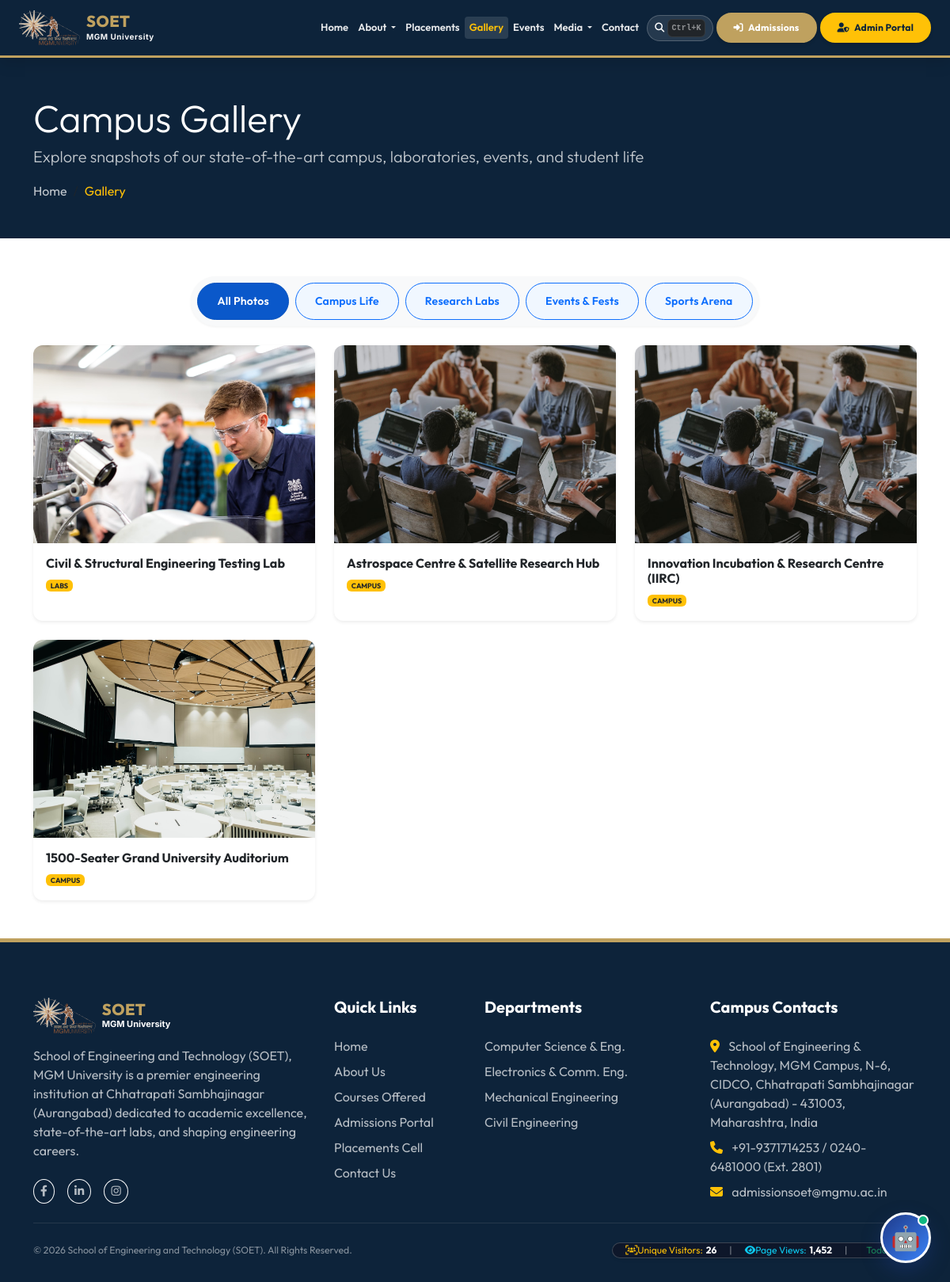
/gallery.php, run on the app's committed database.
### tables this page shows
CREATE TABLE `navigation_menu` (
  `id` int(11) NOT NULL AUTO_INCREMENT,
  `title` varchar(100) NOT NULL,
  `url` varchar(255) NOT NULL,
  `target` varchar(20) DEFAULT '_self',
  `icon` varchar(50) DEFAULT NULL,
  `parent_id` int(11) DEFAULT NULL,
  `sort_order` int(11) DEFAULT 0,
  `is_active` tinyint(1) DEFAULT 1,
  `is_system` tinyint(1) DEFAULT 0,
  `created_at` timestamp NOT NULL DEFAULT current_timestamp(),
  `updated_at` timestamp NOT NULL DEFAULT current_timestamp() ON UPDATE current_timestamp(),
  PRIMARY KEY (`id`),
  KEY `parent_id` (`parent_id`),
  CONSTRAINT `navigation_menu_ibfk_1` FOREIGN KEY (`parent_id`) REFERENCES `navigation_menu` (`id`) ON DELETE CASCADE
);

CREATE TABLE `gallery` (
  `id` int(11) NOT NULL AUTO_INCREMENT,
  `title` varchar(100) NOT NULL,
  `image_path` varchar(255) NOT NULL,
  `category` varchar(50) DEFAULT 'Campus',
  `is_active` tinyint(1) DEFAULT 1,
  `created_at` timestamp NOT NULL DEFAULT current_timestamp(),
  PRIMARY KEY (`id`)
);

### core/Database.php (called while the page is built, shortened)
<?php
class Database
{
    private static ?Database $instance = null;
    private PDO $pdo;
    private function __construct()
    {
        $options = [
            PDO::ATTR_ERRMODE            => PDO::ERRMODE_EXCEPTION,
            PDO::ATTR_DEFAULT_FETCH_MODE => PDO::FETCH_ASSOC,
            PDO::ATTR_EMULATE_PREPARES   => false,
            PDO::ATTR_TIMEOUT            => 3,
        ];
        $primaryHost = defined('DB_HOST') ? DB_HOST : '127.0.0.1;port=3307';
        $dbName = defined('DB_NAME') ? DB_NAME : 'soet_college';
        $dbUser = defined('DB_USER') ? DB_USER : 'root';
        $dbPass = defined('DB_PASS') ? DB_PASS : '';
        $charset = defined('DB_CHARSET') ? DB_CHARSET : 'utf8mb4';
        $dsnCandidates = [
            'mysql:host=' . $primaryHost . ';dbname=' . $dbName . ';charset=' . $charset,
            'mysql:host=127.0.0.1;port=3307;dbname=' . $dbName . ';charset=' . $charset,
            'mysql:host=127.0.0.1;port=3306;dbname=' . $dbName . ';charset=' . $charset,
            'mysql:host=localhost;dbname=' . $dbName . ';charset=' . $charset,
            'mysql:host=127.0.0.1;dbname=' . $dbName . ';charset=' . $charset
        ];
        foreach (array_unique($dsnCandidates) as $dsn) {
            try {
                $this->pdo = new PDO($dsn, $dbUser, $dbPass, $options);
                return;
            } catch (PDOException $e) {
                $lastException = $e;
            }
        }
    }
    public static function getInstance(): Database
    {
        if (self::$instance === null) {
            self::$instance = new self();
        }
        return self::$instance;
    }
    public function query(string $sql, array $params = []): PDOStatement
    {
        $stmt = $this->pdo->prepare($sql);
        $stmt->execute($params);
        return $stmt;
    }
    public function fetchAll(string $sql, array $params = []): array
    {
        return $this->query($sql, $params)->fetchAll();
    }
}

### core/ContentManager.php (called while the page is built, shortened)
<?php
class ContentManager
{
    public function __construct()
    {
        $this->db = Database::getInstance();
    }
}

### includes/functions.php (called while the page is built, shortened)
<?php
function uploadUrl(string $directory, ?string $filename): string
{
    return UPLOAD_URL . $directory . '/' . $filename;
}

### gallery.php (the view, shortened to what this page needs)
<?php
include_once __DIR__ . '/includes/header.php';
$cms = new ContentManager();
$images = $cms->db->fetchAll("SELECT * FROM gallery WHERE is_active = 1 ORDER BY created_at DESC");
$settings = $cms->getSiteSettings();
$gallery_bg = !empty($settings['gallery_hero_image']) ? uploadUrl('settings', $settings['gallery_hero_image']) : null;
?>
<div class="py-5 text-white mb-5 position-relative overflow-hidden" style="<?php echo $gallery_bg ? "background: linear-gradient(rgba(15, 23, 42, 0.8), rgba(15, 23, 42, 0.8)), url('{$gallery_bg}') center/cover no-repeat;" : "background-color: var(--primary-color);"; ?>">
    <div class="container position-relative z-1">
        <h1 class="fw-extrabold mb-1 text-white display-5">Campus Gallery</h1>
        <p class="lead opacity-75 mb-3">Explore snapshots of our state-of-the-art campus, laboratories, events, and student life</p>
        <nav aria-label="breadcrumb">
            <ol class="breadcrumb mb-0">
                <li class="breadcrumb-item"><a href="index.php" class="text-white opacity-75 text-decoration-none">Home</a></li>
                <li class="breadcrumb-item active text-warning" aria-current="page">Gallery</li>
            </ol>
        </nav>
    </div>
</div>
<div class="container mb-5">
    <div class="row mb-4">
        <div class="col-12 text-center">
            <div class="d-inline-flex gap-2 flex-wrap bg-light p-2 rounded-pill shadow-xs">
                <button class="btn btn-sm btn-primary rounded-pill px-4 gallery-filter-btn active" data-filter="all">All Photos</button>
                <button class="btn btn-sm btn-outline-primary rounded-pill px-4 gallery-filter-btn" data-filter="campus">Campus Life</button>
                <button class="btn btn-sm btn-outline-primary rounded-pill px-4 gallery-filter-btn" data-filter="labs">Research Labs</button>
                <button class="btn btn-sm btn-outline-primary rounded-pill px-4 gallery-filter-btn" data-filter="events">Events & Fests</button>
                <button class="btn btn-sm btn-outline-primary rounded-pill px-4 gallery-filter-btn" data-filter="sports">Sports Arena</button>
            </div>
        </div>
    </div>
    <div class="row g-4" id="galleryGrid">
        <?php if (empty($images)): ?>
            <div class="col-md-4 gallery-item-col" data-cat="campus">
                <div class="card border-0 shadow-sm overflow-hidden custom-card h-100 hover-elevate">
                    <img src="https://images.unsplash.com/photo-1541339907198-e08756dedf3f?auto=format&fit=crop&w=600&q=80" alt="Campus View" class="w-100 gallery-preview-img" style="height: 250px; object-fit: cover; cursor: pointer;">
                    <div class="card-body p-3">
                        <h6 class="fw-bold mb-1">SOET Main Administration Block</h6>
                        <span class="badge bg-warning text-dark text-uppercase" style="font-size: 9px;">Campus</span>
                    </div>
                </div>
            </div>
            <div class="col-md-4 gallery-item-col" data-cat="labs">
                <div class="card border-0 shadow-sm overflow-hidden custom-card h-100 hover-elevate">
                    <img src="https://images.unsplash.com/photo-1581091226825-a6a2a5aee158?auto=format&fit=crop&w=600&q=80" alt="Lab View" class="w-100 gallery-preview-img" style="height: 250px; object-fit: cover; cursor: pointer;">
                    <div class="card-body p-3">
                        <h6 class="fw-bold mb-1">Advanced Computer Science Lab</h6>
                        <span class="badge bg-warning text-dark text-uppercase" style="font-size: 9px;">Labs</span>
                    </div>
                </div>
            </div>
            <div class="col-md-4 gallery-item-col" data-cat="events">
                <div class="card border-0 shadow-sm overflow-hidden custom-card h-100 hover-elevate">
                    <img src="https://images.unsplash.com/photo-1511578314322-379afb476865?auto=format&fit=crop&w=600&q=80" alt="Convocation Day" class="w-100 gallery-preview-img" style="height: 250px; object-fit: cover; cursor: pointer;">
                    <div class="card-body p-3">
                        <h6 class="fw-bold mb-1">Annual Tech Fest Exhibition</h6>
                        <span class="badge bg-warning text-dark text-uppercase" style="font-size: 9px;">Events</span>
                    </div>
                </div>
            </div>
        <?php else: ?>
            <?php foreach ($images as $img):
                $catSlug = strtolower(htmlspecialchars($img['category'] ?? 'campus'));
            ?>
                <div class="col-md-4 col-sm-6 gallery-item-col" data-cat="<?php echo $catSlug; ?>">
                    <div class="card border-0 shadow-sm overflow-hidden custom-card h-100 hover-elevate">
                        <img src="<?php echo uploadUrl('gallery', $img['image_path']); ?>" alt="<?php echo htmlspecialchars($img['title']); ?>" class="w-100 gallery-preview-img" style="height: 250px; object-fit: cover; cursor: pointer;">
                        <div class="card-body p-3">
                            <h6 class="fw-bold mb-1"><?php echo htmlspecialchars($img['title']); ?></h6>
                            <span class="badge bg-warning text-dark text-uppercase" style="font-size: 9px;"><?php echo htmlspecialchars($img['category']); ?></span>
                        </div>
                    </div>
                </div>
            <?php endforeach; ?>
        <?php endif; ?>
    </div>
</div>
<?php include_once __DIR__ . '/includes/footer.php'; ?>

### includes/header.php (shortened to what this page needs)
<?php
$current_page = basename($_SERVER['PHP_SELF'] ?? '');
$header_cms = new ContentManager();
$header_settings = $header_cms->getSiteSettings();
$logo_src = !empty($header_settings['site_logo'])
    ? uploadUrl('settings', $header_settings['site_logo'])
    : APP_URL . '/assets/images/logo.svg';
?>
<!DOCTYPE html>
<html lang="en">
<head>
    <link href="https://cdn.jsdelivr.net/npm/bootstrap@5.3.0/dist/css/bootstrap.min.css" rel="stylesheet">
    <link href="https://cdnjs.cloudflare.com/ajax/libs/font-awesome/6.4.0/css/all.min.css" rel="stylesheet">
    <link href="<?php echo APP_URL; ?>/assets/css/style.css" rel="stylesheet">
</head>
<body>
<?php
$header_db = Database::getInstance();
$dbNavMain = [];
$dbNavSubGrouped = [];
try {
    $dbNavMain = $header_db->fetchAll("SELECT * FROM navigation_menu WHERE parent_id IS NULL AND is_active = 1 ORDER BY sort_order ASC, title ASC");
    $dbNavSubAll = $header_db->fetchAll("SELECT * FROM navigation_menu WHERE parent_id IS NOT NULL AND is_active = 1 ORDER BY sort_order ASC, title ASC");
    foreach ($dbNavSubAll as $sub) {
        $dbNavSubGrouped[$sub['parent_id']][] = $sub;
    }
} catch (Exception $e) {
    $dbNavMain = [];
}
?>
<nav class="navbar navbar-expand-xl navbar-dark sticky-top py-2" style="border-bottom: 3px solid var(--secondary-color); box-shadow: 0 4px 20px rgba(0,0,0,0.15); background-color: var(--primary-color);">
    <div class="container-fluid px-2 px-md-3 px-xl-4">
        <a class="navbar-brand d-flex align-items-center me-2 me-xl-3" href="<?php echo APP_URL; ?>/index.php">
            <img src="<?php echo $logo_src; ?>" alt="SOET Logo" class="me-2" style="height: 44px; object-fit: contain;">
            <div>
                <span class="d-block lh-1 text-uppercase" style="font-size: 20px; font-weight: 800; color: var(--secondary-color); letter-spacing: 0.5px; font-family: 'Outfit', sans-serif;">SOET</span>
                <span class="d-block text-white font-semibold" style="font-size: 10px; font-weight: 700; letter-spacing: 0.5px; opacity: 0.95; font-family: 'Inter', sans-serif; margin-top: 2px;">MGM University</span>
            </div>
        </a>
        <div class="collapse navbar-collapse" id="mainNavbar">
            <ul class="navbar-nav ms-auto mb-2 mb-xl-0 align-items-center gap-0.5">
                <?php if (!empty($dbNavMain)): ?>
                    <?php foreach ($dbNavMain as $mainNav): ?>
                        <?php
                            $hasSub = isset($dbNavSubGrouped[$mainNav['id']]);
                            $is_active = ($current_page === $mainNav['url']);
                            $target = !empty($mainNav['target']) ? $mainNav['target'] : '_self';
                            $url = (strpos($mainNav['url'], 'http') === 0 || strpos($mainNav['url'], 'javascript:') === 0 || $mainNav['url'] === '#')
                                ? $mainNav['url']
                                : APP_URL . '/' . ltrim($mainNav['url'], '/');
                        ?>
                        <?php if ($hasSub): ?>
                            <?php
                                $subUrls = array_map(function($s) { return $s['url']; }, $dbNavSubGrouped[$mainNav['id']]);
                                $dropdownActive = in_array($current_page, $subUrls);
                            ?>
                            <li class="nav-item dropdown">
                                <a class="nav-link dropdown-toggle <?php echo $dropdownActive ? 'active' : ''; ?>" href="#" id="dropdownNav<?php echo $mainNav['id']; ?>" role="button" data-bs-toggle="dropdown" aria-expanded="false">
                                    <?php echo htmlspecialchars($mainNav['title']); ?>
                                </a>
                            </li>
                        <?php else: ?>
                            <li class="nav-item">
                                <a class="nav-link <?php echo $is_active ? 'active' : ''; ?>" href="<?php echo $url; ?>" target="<?php echo $target; ?>">
                                    <?php echo htmlspecialchars($mainNav['title']); ?>
                                </a>
                            </li>
                        <?php endif; ?>
                    <?php endforeach; ?>
                <?php endif; ?>
                <li class="nav-item ms-xl-1">
                    <button class="btn btn-outline-light btn-sm rounded-pill spotlight-trigger d-flex align-items-center gap-1" id="spotlightTriggerBtn" title="Instant Quick Search (Press Ctrl+K)">
                        <i class="fa-solid fa-magnifying-glass"></i>
                        <kbd class="bg-dark text-white-50 border border-secondary border-opacity-25 px-1 rounded" style="font-size: 10px;">Ctrl+K</kbd>
                    </button>
                </li>
                <li class="nav-item ms-xl-1">
                    <a class="btn btn-admission text-center" href="<?php echo APP_URL; ?>/admissions.php"><i class="fa-solid fa-right-to-bracket me-1"></i> Admissions</a>
                </li>
                <li class="nav-item ms-xl-1 mt-2 mt-xl-0">
                    <a class="btn btn-admin-portal text-center" href="<?php echo APP_URL; ?>/admin/login.php"><i class="fa-solid fa-user-shield me-1"></i> Admin Portal</a>
                </li>
            </ul>
        </div>
    </div>
</nav>

### data on the page
navigation_menu: title "Home"
navigation_menu: title "About"
navigation_menu: title "Placements"
navigation_menu: title "Gallery"
navigation_menu: title "Events"
navigation_menu: title "Media"
navigation_menu: title "Contact"
gallery: image_path (picture), title "Civil & Structural Engineering Testing Lab", category "LABS"
gallery: image_path (picture), title "Astrospace Centre & Satellite Research Hub", category "CAMPUS"
gallery: image_path (picture), title "Innovation Incubation & Research Centre (IIRC)", category "CAMPUS"
gallery: image_path (picture), title "1500-Seater Grand University Auditorium", category "CAMPUS"

### other printed values
$col_addr "School of Engineering & Technology, MGM Campus, N-6, CIDCO, Chhatrapati Sambhajinagar (Aurangabad) - 431003, Maharashtra, India"
$col_phone "+91-9371714253 / 0240-6481000 (Ext. 2801)"
$col_email "admissionsoet@mgmu.ac.in"
$col_name "School of Engineering and Technology (SOET)"
$totalVisitors "26"
$totalViews "1,452"
$todayVisitors "2"
